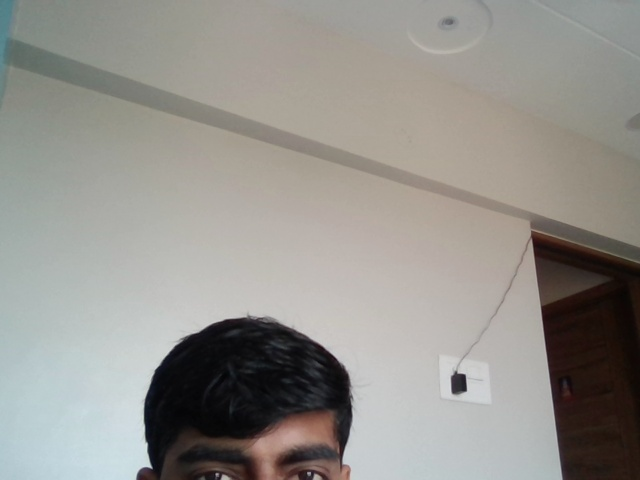
#> input picture app/temp_frames/CAM1_frame_20250511_125954847311.jpg, 640 x 480 px
$ python -i image_utils.py   (imports and definitions only)   (older library calls are emulated)
#> lines starting #> are read from the running program, lines starting #| are printed output that depends on the picture
#> further down, picture is the input picture: shape (480, 640, 3); mean B, G, R 140.9, 146.1, 148.3
# image_utils.py
import cv2
import numpy as np
import re
from datetime import datetime

from config import blur_threshold, brightness_threshold

def is_blurry(image: np.ndarray) -> bool:
    """Return True if variance of Laplacian is below our blur threshold."""
    gray = cv2.cvtColor(image, cv2.COLOR_BGR2GRAY)
    var  = cv2.Laplacian(gray, cv2.CV_64F).var()
    return var < blur_threshold

def sharpen(image: np.ndarray) -> np.ndarray:
    """Unsharp mask: boost edge by adding weighted difference back."""
    blur = cv2.GaussianBlur(image, (0,0), sigmaX=3)
    return cv2.addWeighted(image, 1.5, blur, -0.5, 0)

def adjust_brightness(image: np.ndarray, clip_limit: float = 2.0) -> np.ndarray:
    """
    Boost dark images via CLAHE on the V channel of HSV.
    """
#> called with clip_limit = 2
    hsv = cv2.cvtColor(image, cv2.COLOR_BGR2HSV)
#> hsv: shape (480, 640, 3); mean H, S, V 42.6, 30.1, 151.1
    h, s, v = cv2.split(hsv)
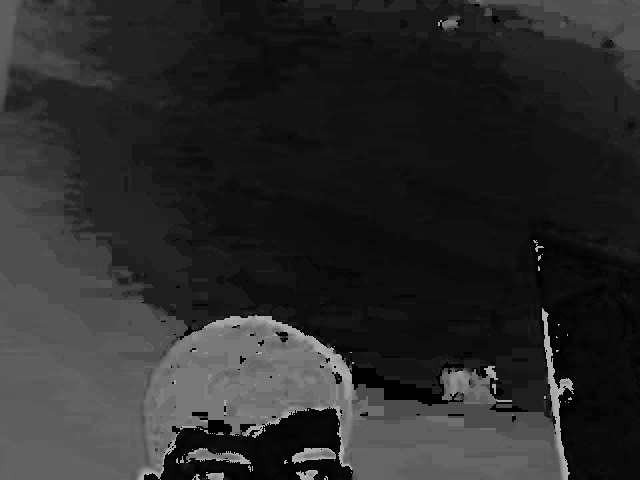
#> h: shape (480, 640); min 0, max 179, mean 42.6
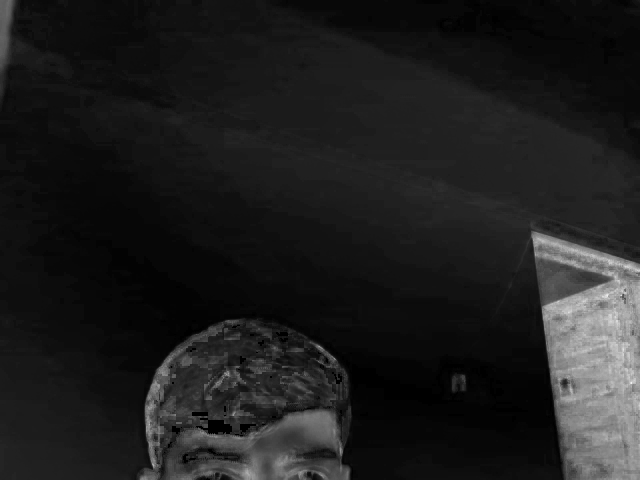
#> s: shape (480, 640); min 0, max 240, mean 30.1
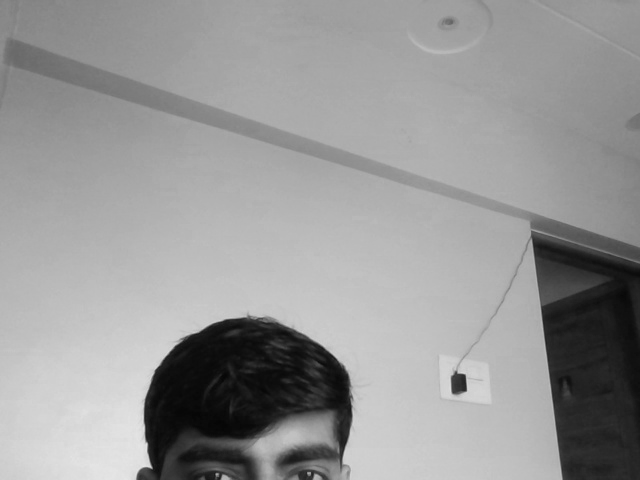
#> v: shape (480, 640); min 5, max 231, mean 151.1
    clahe = cv2.createCLAHE(clipLimit=clip_limit, tileGridSize=(8,8))
    v2 = clahe.apply(v)
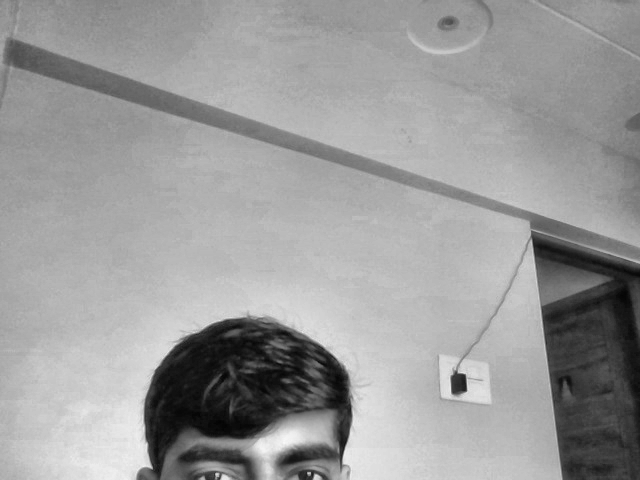
#> v2: shape (480, 640); min 3, max 248, mean 154.4
    hsv2 = cv2.merge((h, s, v2))
#> hsv2: shape (480, 640, 3); mean H, S, V 42.6, 30.1, 154.4
    return cv2.cvtColor(hsv2, cv2.COLOR_HSV2BGR)
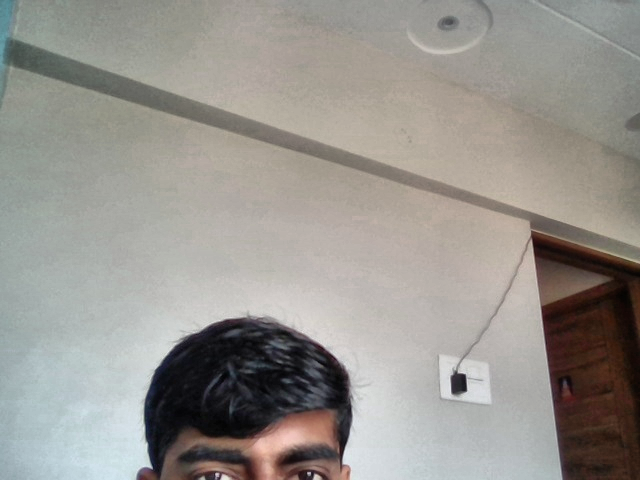
#> returned value: shape (480, 640, 3); mean B, G, R 142.6, 148.1, 151.3

_TIMESTAMP_RE = re.compile(r".*?(\d{4})(\d{2})(\d{2})[_-]?(\d{2})(\d{2})(\d{2})")

def extract_timestamp(filename: str) -> datetime:
    """
    Parse a timestamp out of filenames like:
      'frame_20250429_221530.jpg' or '20250429-221530.png'
    """
    m = _TIMESTAMP_RE.match(filename)
    if not m:
        # fallback to now()
        return datetime.now()
    year, month, day, hh, mm, ss = map(int, m.groups())
    return datetime(year, month, day, hh, mm, ss)

>>> import cv2
>>> picture = cv2.imread('../temp_frames/CAM1_frame_20250511_125954847311.jpg')
>>> result = adjust_brightness(picture)
